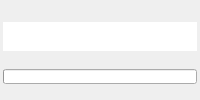
      <widget class="QWidget" name="playPage">
       <layout class="QGridLayout" name="gridLayout_20">
        <property name="margin">
         <number>0</number>
        </property>
        <property name="spacing">
         <number>0</number>
        </property>
        <item row="0" column="0">
         <widget class="QWidget" name="widget" native="true">
          <property name="sizePolicy">
           <sizepolicy hsizetype="Ignored" vsizetype="Ignored">
            <horstretch>0</horstretch>
            <verstretch>0</verstretch>
           </sizepolicy>
          </property>
          <layout class="QGridLayout" name="gridLayout_5">
           <property name="leftMargin">
            <number>3</number>
           </property>
           <property name="topMargin">
            <number>0</number>
           </property>
           <property name="rightMargin">
            <number>3</number>
           </property>
           <property name="bottomMargin">
            <number>0</number>
           </property>
           <property name="horizontalSpacing">
            <number>0</number>
           </property>
           <property name="verticalSpacing">
            <number>2</number>
           </property>
           <item row="0" column="1" colspan="2">
            <widget class="QLabel" name="fileNameLabel">
             <property name="sizePolicy">
              <sizepolicy hsizetype="Expanding" vsizetype="Fixed">
               <horstretch>0</horstretch>
               <verstretch>0</verstretch>
              </sizepolicy>
             </property>
             <property name="minimumSize">
              <size>
               <width>0</width>
               <height>20</height>
              </size>
             </property>
             <property name="font">
              <font>
               <weight>75</weight>
               <bold>true</bold>
              </font>
             </property>
             <property name="text">
              <string/>
             </property>
             <property name="alignment">
              <set>Qt::AlignCenter</set>
             </property>
            </widget>
           </item>
           <item row="1" column="0" colspan="3">
            <widget class="QListWidget" name="fileOpsList">
             <property name="sizePolicy">
              <sizepolicy hsizetype="Expanding" vsizetype="MinimumExpanding">
               <horstretch>0</horstretch>
               <verstretch>0</verstretch>
              </sizepolicy>
             </property>
             <property name="maximumSize">
              <size>
               <width>16777215</width>
               <height>76</height>
              </size>
             </property>
             <property name="frameShape">
              <enum>QFrame::NoFrame</enum>
             </property>
             <property name="frameShadow">
              <enum>QFrame::Plain</enum>
             </property>
             <property name="lineWidth">
              <number>1</number>
             </property>
             <property name="midLineWidth">
              <number>0</number>
             </property>
             <property name="horizontalScrollBarPolicy">
              <enum>Qt::ScrollBarAlwaysOff</enum>
             </property>
            </widget>
           </item>
           <item row="2" column="0" colspan="3">
            <spacer name="verticalSpacer_6">
             <property name="orientation">
              <enum>Qt::Vertical</enum>
             </property>
             <property name="sizeHint" stdset="0">
              <size>
               <width>20</width>
               <height>40</height>
              </size>
             </property>
            </spacer>
           </item>
           <item row="3" column="0" colspan="3">
            <widget class="QLabel" name="fileInfoLabel">
             <property name="sizePolicy">
              <sizepolicy hsizetype="Ignored" vsizetype="Fixed">
               <horstretch>0</horstretch>
               <verstretch>0</verstretch>
              </sizepolicy>
             </property>
             <property name="maximumSize">
              <size>
               <width>16777215</width>
               <height>18</height>
              </size>
             </property>
             <property name="text">
              <string/>
             </property>
            </widget>
           </item>
           <item row="4" column="0" colspan="3">
            <spacer name="verticalSpacer_5">
             <property name="orientation">
              <enum>Qt::Vertical</enum>
             </property>
             <property name="sizeHint" stdset="0">
              <size>
               <width>20</width>
               <height>40</height>
              </size>
             </property>
            </spacer>
           </item>
           <item row="5" column="2">
            <widget class="QProgressBar" name="playProgress">
             <property name="sizePolicy">
              <sizepolicy hsizetype="Expanding" vsizetype="Fixed">
               <horstretch>0</horstretch>
               <verstretch>0</verstretch>
              </sizepolicy>
             </property>
             <property name="maximumSize">
              <size>
               <width>16777215</width>
               <height>15</height>
              </size>
             </property>
             <property name="value">
              <number>0</number>
             </property>
             <property name="textVisible">
              <bool>false</bool>
             </property>
             <property name="format">
              <string/>
             </property>
            </widget>
           </item>
           <item row="6" column="2">
            <widget class="QLabel" name="playProgressLabel">
             <property name="sizePolicy">
              <sizepolicy hsizetype="Expanding" vsizetype="Fixed">
               <horstretch>0</horstretch>
               <verstretch>0</verstretch>
              </sizepolicy>
             </property>
             <property name="maximumSize">
              <size>
               <width>16777215</width>
               <height>18</height>
              </size>
             </property>
             <property name="text">
              <string/>
             </property>
            </widget>
           </item>
           <item row="7" column="2">
            <spacer name="verticalSpacer_7">
             <property name="orientation">
              <enum>Qt::Vertical</enum>
             </property>
             <property name="sizeHint" stdset="0">
              <size>
               <width>20</width>
               <height>40</height>
              </size>
             </property>
            </spacer>
           </item>
          </layout>
         </widget>
        </item>
       </layout>
      </widget>
